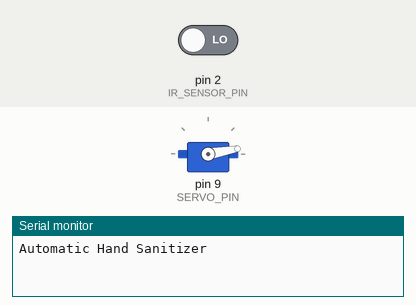
Recording of a sketch running on a simulated Arduino Uno, built with avr-gcc and run on an emulated ATmega328P. Parts: servo, the last lines printed to the serial monitor. The inputs (shaded band) are chosen by the test bench; at power-on: pin 2 (IR_SENSOR_PIN) LOW.

Above: at 0.1 s.
At 1.6 s:
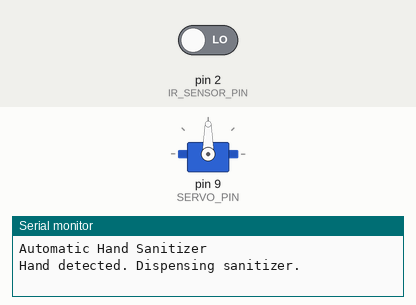
Timing chart, 0 to 3.8 s (numbered marks = the images above):
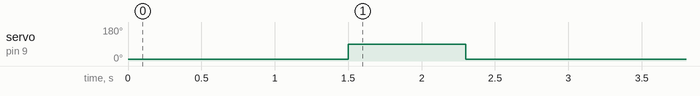

Measured:
- by itself, servo on pin 9 (SERVO_PIN): 10° → 90° at 1.5 s, → 10° 0.80 s later

The sketch:

Automatic_Hand_Sanitizer_11.ino
```cpp
/*
  Project 11: Automatic Hand Sanitizer

  Components:
  - Arduino UNO
  - IR Proximity Sensor
  - SG90 Servo Motor

  Connections:
  IR sensor VCC    -> 5V
  IR sensor GND    -> GND
  IR sensor OUT    -> Digital pin 2

  Servo red wire   -> 5V
  Servo brown/black wire -> GND
  Servo orange/yellow wire -> Digital pin 9

  Note:
  Many IR proximity modules output LOW when an object is detected.
  Change OBJECT_DETECTED_STATE to HIGH if your module works oppositely.
*/

#include <Servo.h>

const byte IR_SENSOR_PIN = 2;
const byte SERVO_PIN = 9;

const byte OBJECT_DETECTED_STATE = LOW;

const int REST_ANGLE = 10;
const int DISPENSE_ANGLE = 90;

const unsigned long DISPENSE_HOLD_MS = 800;
const unsigned long COOLDOWN_MS = 1500;

Servo dispenserServo;

bool waitingForHandRemoval = false;
unsigned long lastDispenseAt = 0;

void setup() {
  pinMode(IR_SENSOR_PIN, INPUT);

  dispenserServo.attach(SERVO_PIN);
  dispenserServo.write(REST_ANGLE);

  Serial.begin(9600);
  Serial.println("Automatic Hand Sanitizer");
}

void loop() {
  bool handDetected =
      digitalRead(IR_SENSOR_PIN) == OBJECT_DETECTED_STATE;

  bool cooldownFinished =
      millis() - lastDispenseAt >= COOLDOWN_MS;

  if (handDetected && !waitingForHandRemoval && cooldownFinished) {
    dispenseSanitizer();
    waitingForHandRemoval = true;
    lastDispenseAt = millis();
  }

  if (!handDetected) {
    waitingForHandRemoval = false;
  }

  delay(30);
}

void dispenseSanitizer() {
  Serial.println("Hand detected. Dispensing sanitizer.");

  dispenserServo.write(DISPENSE_ANGLE);
  delay(DISPENSE_HOLD_MS);

  dispenserServo.write(REST_ANGLE);
}
```
